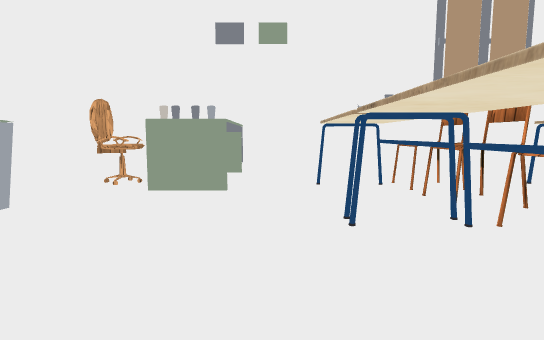
View 1 (above)

17 first-person views from a walk through a 3-D level made in the Unity game engine. The camera is 0.72 m above the floor, tilts 6° down and sees 80° across. Doors are open. The floor is counted in squares, 1 m on a side. Each view is taken from the middle of a square. On the plan, view 1 faces up. The plan holds only what a view shows up to about 10 squares ahead; the rest is blank. The player is left out. Some surface patterns are stand-ins.

View 2
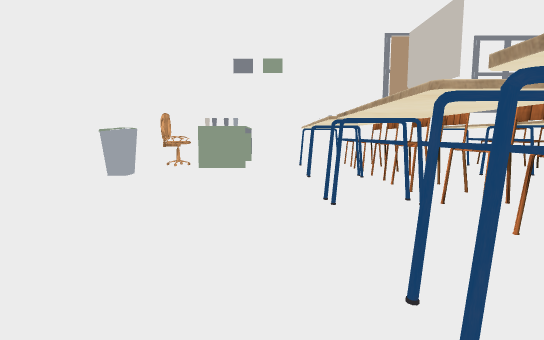

View 3
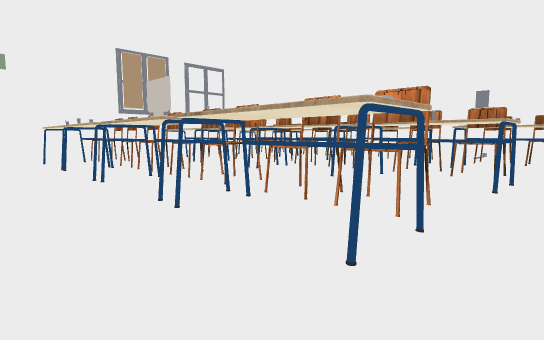

View 4
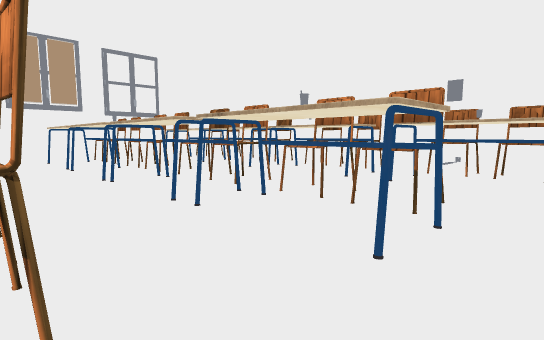

View 5
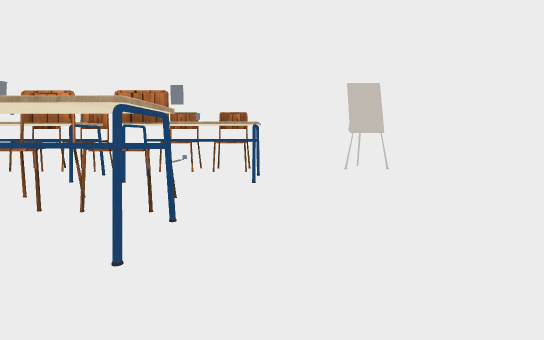

View 6
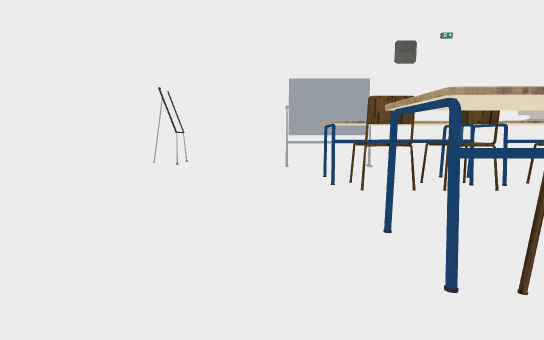

View 7
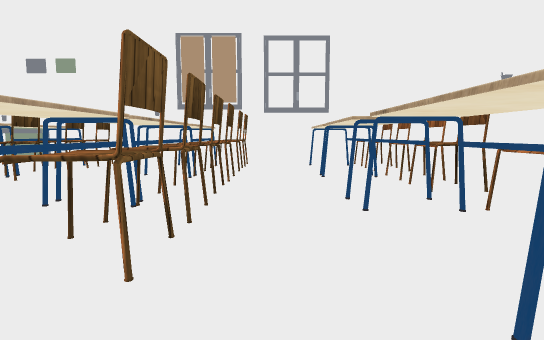

View 8
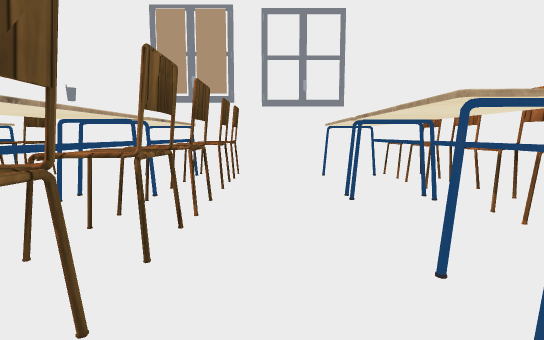

View 9
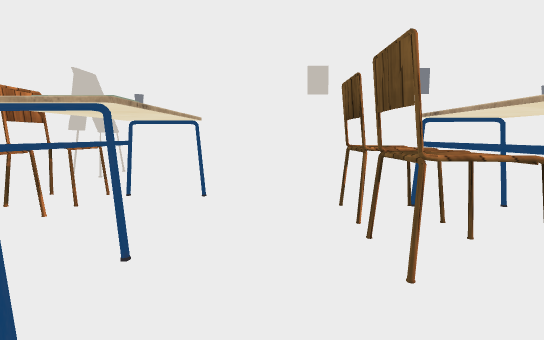

View 10
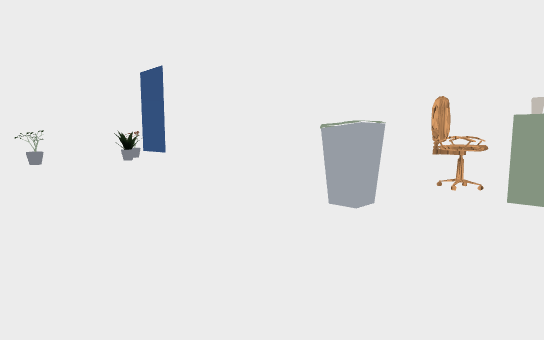

View 11
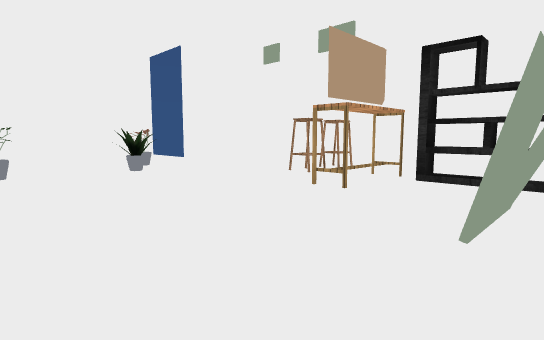

View 12
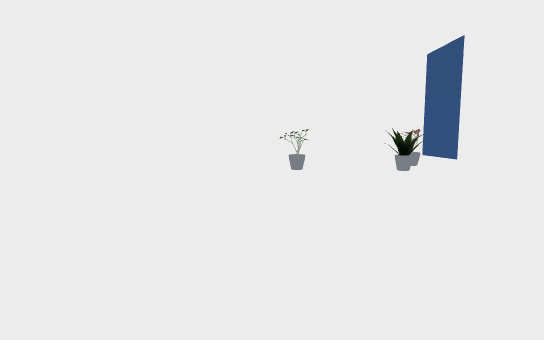

View 13
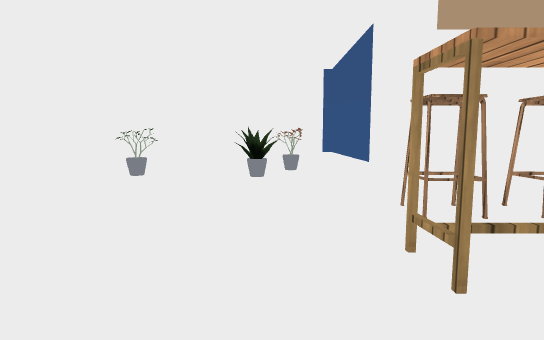

View 14
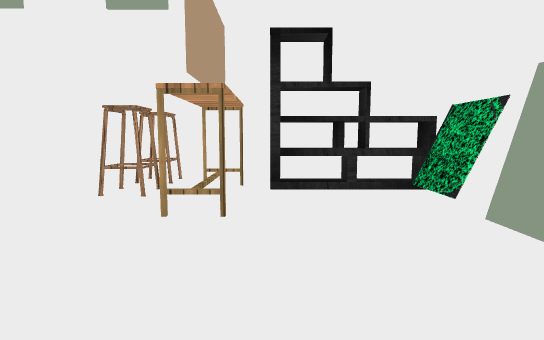

View 15
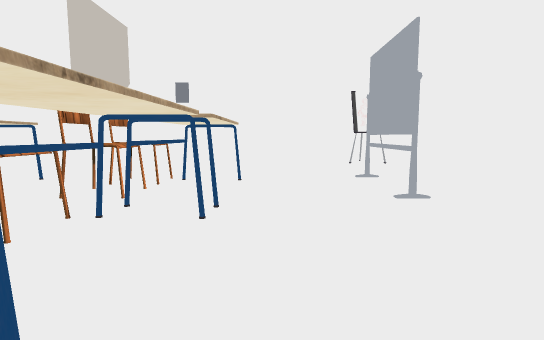

View 16
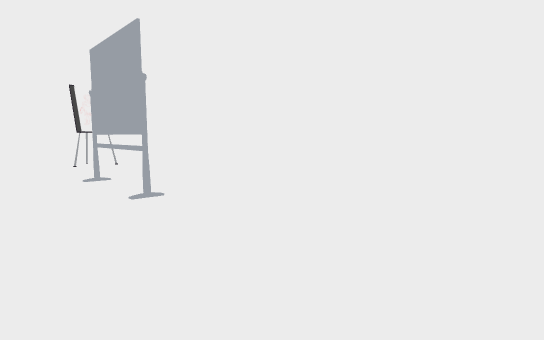

View 17
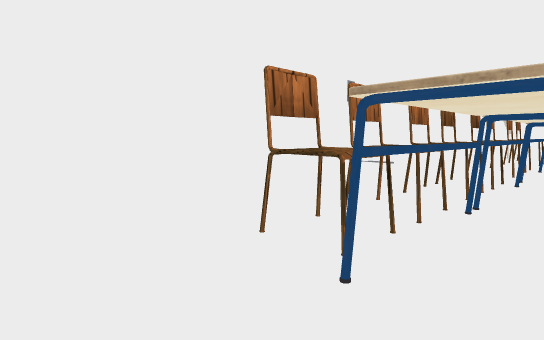

### Floor plan
Ten units are one square. View 1 is at (0, 0); x grows to the right and y downward. Boxes are objects, and circles mark ways between rooms. Rooms are numbered by the first view taken in them; rooms with no view inside come last. Other rooms are left out.
<svg viewBox="-145 -73 271 164">
<path fill="none" stroke="#000" d="M-16 26 -17 48M-33 -1 -33 86 121 86 121 -67 -33 -67 -33 -54M-33 -22 -33 -14M-29 74 -20 74M-27 80 -21 80M-59 -67 -59 -62M-51 -62 -51 -68M-48 -62 -48 -68M-50 -67 -50 -62M-38 -54 -38 -67 -140 -67M-33 -14 -39 -14M-37 -63 -61 -63M-132 -54 -132 -1 -33 -1"/>
<rect x="-35" y="-35" width="10" height="10" fill="#bbb"><title>other object</title></rect>
<rect x="-25" y="-55" width="10" height="10" fill="#bbb"><title>chair</title></rect>
<rect x="-15" y="-45" width="10" height="10" fill="#bbb"><title>other object</title></rect>
<rect x="-15" y="-65" width="10" height="20" fill="#bbb"><title>other object</title></rect>
<rect x="5" y="15" width="10" height="30" fill="#bbb"><title>table</title></rect>
<rect x="5" y="-5" width="10" height="20" fill="#bbb"><title>table</title></rect>
<rect x="5" y="-25" width="10" height="20" fill="#bbb"><title>table</title></rect>
<rect x="5" y="-45" width="10" height="20" fill="#bbb"><title>table</title></rect>
<rect x="15" y="35" width="10" height="10" fill="#bbb"><title>chair</title></rect>
<rect x="15" y="25" width="10" height="10" fill="#bbb"><title>chair</title></rect>
<rect x="15" y="5" width="10" height="10" fill="#bbb"><title>chair</title></rect>
<rect x="15" y="-5" width="10" height="10" fill="#bbb"><title>chair</title></rect>
<rect x="15" y="-15" width="10" height="10" fill="#bbb"><title>chair</title></rect>
<rect x="15" y="-25" width="10" height="10" fill="#bbb"><title>chair</title></rect>
<rect x="15" y="-35" width="10" height="10" fill="#bbb"><title>chair</title></rect>
<rect x="15" y="-45" width="10" height="10" fill="#bbb"><title>chair</title></rect>
<rect x="35" y="25" width="10" height="20" fill="#bbb"><title>table</title></rect>
<rect x="35" y="5" width="10" height="20" fill="#bbb"><title>table</title></rect>
<rect x="35" y="-25" width="10" height="30" fill="#bbb"><title>table</title></rect>
<rect x="35" y="-55" width="10" height="30" fill="#bbb"><title>table</title></rect>
<rect x="45" y="35" width="10" height="10" fill="#bbb"><title>chair</title></rect>
<rect x="45" y="25" width="10" height="10" fill="#bbb"><title>chair</title></rect>
<rect x="45" y="5" width="10" height="10" fill="#bbb"><title>chair</title></rect>
<rect x="45" y="-5" width="10" height="10" fill="#bbb"><title>chair</title></rect>
<rect x="45" y="-15" width="10" height="10" fill="#bbb"><title>chair</title></rect>
<rect x="45" y="-25" width="10" height="10" fill="#bbb"><title>chair</title></rect>
<rect x="45" y="-35" width="10" height="10" fill="#bbb"><title>chair</title></rect>
<rect x="45" y="-45" width="10" height="10" fill="#bbb"><title>chair</title></rect>
<rect x="65" y="25" width="10" height="30" fill="#bbb"><title>table</title></rect>
<rect x="65" y="5" width="10" height="20" fill="#bbb"><title>table</title></rect>
<rect x="65" y="-25" width="10" height="30" fill="#bbb"><title>table</title></rect>
<rect x="65" y="-55" width="10" height="30" fill="#bbb"><title>table</title></rect>
<rect x="75" y="35" width="10" height="10" fill="#bbb"><title>chair</title></rect>
<rect x="75" y="25" width="10" height="10" fill="#bbb"><title>chair</title></rect>
<rect x="75" y="15" width="10" height="10" fill="#bbb"><title>chair</title></rect>
<rect x="75" y="-5" width="10" height="20" fill="#bbb"><title>chair</title></rect>
<rect x="75" y="-15" width="10" height="10" fill="#bbb"><title>chair</title></rect>
<rect x="75" y="-25" width="10" height="10" fill="#bbb"><title>chair</title></rect>
<rect x="75" y="-35" width="10" height="10" fill="#bbb"><title>chair</title></rect>
<rect x="75" y="-45" width="10" height="10" fill="#bbb"><title>chair</title></rect>
<rect x="85" y="65" width="10" height="10" fill="#bbb"><title>other object</title></rect>
<rect x="-125" y="-45" width="10" height="10" fill="#bbb"><title>other object</title></rect>
<rect x="-115" y="-25" width="10" height="20" fill="#bbb"><title>other object</title></rect>
<rect x="-115" y="-45" width="10" height="10" fill="#bbb"><title>other object</title></rect>
<rect x="-75" y="-55" width="10" height="10" fill="#bbb"><title>chair</title></rect>
<rect x="-75" y="-65" width="10" height="10" fill="#bbb"><title>chair</title></rect>
<rect x="-45" y="-45" width="10" height="10" fill="#bbb"><title>other object</title></rect>
<rect x="-45" y="-55" width="10" height="10" fill="#bbb"><title>other object</title></rect>
<circle cx="-30" cy="-5" r="3" fill="#2a7"/>
<text x="40" y="10">1</text>
<text x="-80" y="-30">2</text>
</svg>
Room 1 opens to room 2.

Where each view was taken, in squares from view 1:
view 1: 0 up, 0 right, facing up
view 2: 3 down, 0 right, facing up
view 3: 5 down, 1 left, facing up-right
view 4: 5 down, 2 right, facing up-right
view 5: 5 down, 2 right, facing right
view 6: 5 down, 6 right, facing left
view 7: 3 down, 6 right, facing up
view 8: 1 down, 6 right, facing up
view 9: 1 down, 6 right, facing down
view 10: 0 up, 1 left, facing up-left
view 11: 1 up, 4 left, facing up-left
view 12: 1 up, 4 left, facing left
view 13: 4 up, 5 left, facing left
view 14: 2 up, 6 left, facing up
view 15: 1 up, 0 right, facing down
view 16: 1 up, 0 right, facing down-left
view 17: 6 up, 7 right, facing down-right
